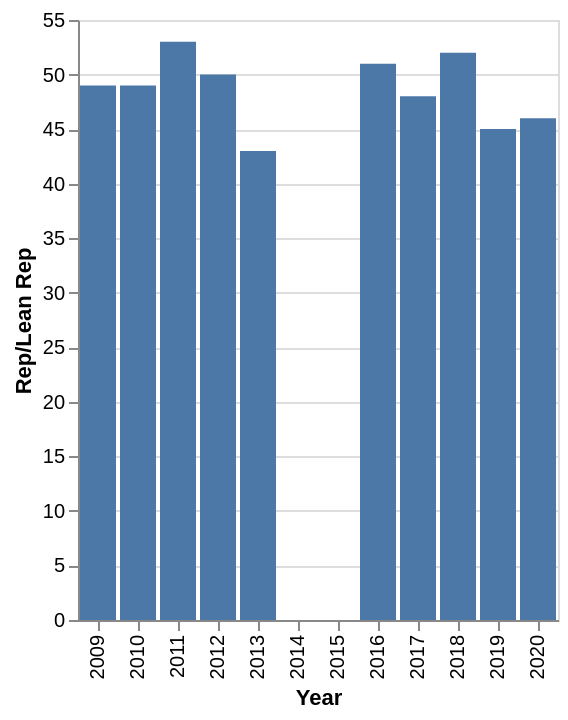

Specify this chart in Vega-Lite:
### Vega-Lite specification from a JSON file in a GitHub repository (floating-point values rounded to 4 significant figures)
{"$schema": "https://vega.github.io/schema/vega-lite/v5.json", "description": "Bar chart auto-generated from CSV", "data": {"values": [{"Year": 2009, "Rep/Lean Rep": 49}, {"Year": 2010, "Rep/Lean Rep": 49}, {"Year": 2011, "Rep/Lean Rep": 53}, {"Year": 2012, "Rep/Lean Rep": 50}, {"Year": 2013, "Rep/Lean Rep": 43}, {"Year": 2014, "Rep/Lean Rep": 0}, {"Year": 2015, "Rep/Lean Rep": 0}, {"Year": 2016, "Rep/Lean Rep": 51}, {"Year": 2017, "Rep/Lean Rep": 48}, {"Year": 2018, "Rep/Lean Rep": 52}, {"Year": 2019, "Rep/Lean Rep": 45}, {"Year": 2020, "Rep/Lean Rep": 46}]}, "mark": "bar", "encoding": {"x": {"field": "Year", "type": "ordinal"}, "y": {"field": "Rep/Lean Rep", "type": "quantitative"}}}
